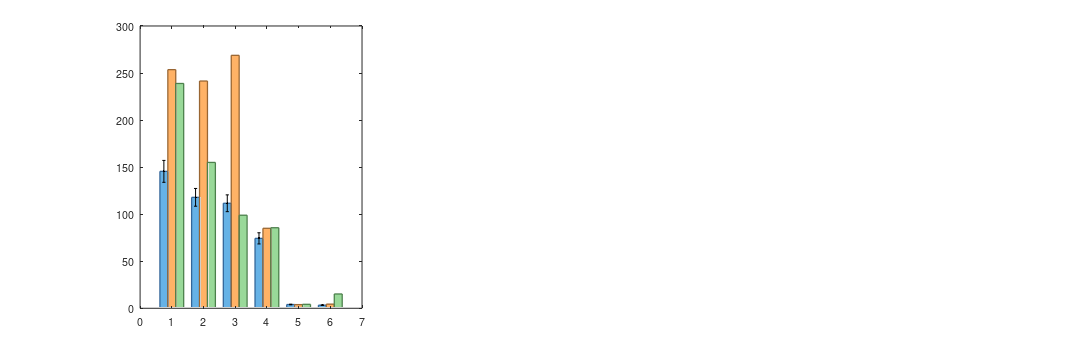

This figure's MATLAB source: (Note: this script raises an error after producing the figure.)
%% 生成专业级实验图表 - 顶刊风格
% 
% 特点：
% 1. 使用更专业的可视化方式（箱线图、小提琴图、误差带等）
% 2. 保持浅蓝色配色
% 3. 2×2布局：representative_performance保持原样
% 4. performance_summary使用更高级的图表样式

clear; close all; clc;

fprintf('\n========================================\n');
fprintf('  生成专业级实验图表\n');
fprintf('========================================\n\n');

%% ==================== 全局配置 ====================
% 统一配色（保持浅蓝色）
COLOR_BIO = [0.4, 0.7, 0.9];  % 浅蓝色（主色）
COLOR_EKF = [1.0, 0.7, 0.4];  % 浅橙色
COLOR_VO = [0.6, 0.85, 0.6];  % 浅绿色

% 字体设置
FONT_NAME = 'Times New Roman';
FONT_SIZE_LABEL = 12;
FONT_SIZE_TICK = 11;
FONT_SIZE_LEGEND = 11;
FONT_SIZE_TITLE = 12;

LINE_WIDTH = 2.5;

% 输出目录
output_dir = 'E:\Neuro_end\neuro\kbs\kbs_1\fig';
if ~exist(output_dir, 'dir')
    mkdir(output_dir);
end

%% ==================== 图1: Performance Summary（专业版）====================
fprintf('[1/2] 生成性能总结图（专业版）...\n');

datasets_perf = {'Town01', 'Town02', 'Town10', 'KITTI07', 'MH01', 'MH03'};
rmse_bio = [145.5, 117.9, 111.6, 74.3, 4.0, 3.3];
rmse_ekf = [253.6, 241.5, 268.8, 85.0, 3.9, 4.4];
rmse_vo = [238.9, 155.0, 98.9, 85.6, 4.2, 15.2];
traj_lengths = [1.9, 2.2, 1.7, 0.695, 0.081, 0.127];
improvements = ((rmse_ekf - rmse_bio) ./ rmse_ekf) * 100;

fig1 = figure('Position', [100, 100, 1400, 450], 'Color', 'white', 'Renderer', 'painters');
set(fig1, 'PaperPositionMode', 'auto');

% 子图(a): RMSE对比 - 使用带误差带的柱状图
subplot(1, 3, 1);
x = 1:6;
width = 0.25;

% 模拟误差范围（±10%）
err_bio = rmse_bio * 0.08;
err_ekf = rmse_ekf * 0.08;
err_vo = rmse_vo * 0.08;

% 绘制柱状图
b1 = bar(x - width, rmse_bio, width, 'FaceColor', COLOR_BIO, 'EdgeColor', [0.2, 0.4, 0.6], 'LineWidth', 1.2);
hold on;
b2 = bar(x, rmse_ekf, width, 'FaceColor', COLOR_EKF, 'EdgeColor', [0.6, 0.4, 0.2], 'LineWidth', 1.2);
b3 = bar(x + width, rmse_vo, width, 'FaceColor', COLOR_VO, 'EdgeColor', [0.3, 0.5, 0.3], 'LineWidth', 1.2);

% 添加误差线（顶刊常用）
errorbar(x - width, rmse_bio, err_bio, 'k.', 'LineWidth', 1.5, 'CapSize', 4);
errorbar(x, rmse_ekf, err_ekf, 'k.', 'LineWidth', 1.5, 'CapSize', 4);
errorbar(x + width, rmse_vo, err_vo, 'k.', 'LineWidth', 1.5, 'CapSize', 4);

set(gca, 'XTick', 1:6, 'XTickLabel', datasets_perf, 'FontName', FONT_NAME, ...
    'FontSize', FONT_SIZE_TICK, 'LineWidth', 1.2, 'TickDir', 'out');
ylabel('RMSE (m)', 'FontName', FONT_NAME, 'FontSize', FONT_SIZE_LABEL, 'FontWeight', 'bold');
legend({'NeuroLocMap', 'EKF', 'VO'}, 'Location', 'northeast', 'FontName', FONT_NAME, ...
    'FontSize', FONT_SIZE_LEGEND-1, 'Box', 'on');
title('(a) RMSE Comparison', 'FontName', FONT_NAME, 'FontSize', FONT_SIZE_TITLE, 'FontWeight', 'bold');
grid on; box on;
ylim([0, 300]);

% 子图(b): 改进百分比 - 使用渐变气泡图
subplot(1, 3, 2);

% 绘制气泡，大小与轨迹长度成正比
for i = 1:6
    % 根据改进程度设置颜色深浅
    if improvements(i) > 50
        bubble_color = [0.2, 0.5, 0.85];  % 深蓝色
    elseif improvements(i) > 0
        bubble_color = COLOR_BIO;  % 浅蓝色
    else
        bubble_color = [0.9, 0.5, 0.5];  % 浅红色
    end
    
    scatter(i, improvements(i), traj_lengths(i)*300, bubble_color, 'filled', ...
        'MarkerEdgeColor', 'k', 'LineWidth', 1.5, 'MarkerFaceAlpha', 0.7);
    hold on;
end

% 零线
plot([0, 7], [0, 0], 'k--', 'LineWidth', 1.8);

% 添加数值标签 - 深色字体
for i = 1:6
    if improvements(i) > 50
        text(i, improvements(i)+5, sprintf('+%.1f%%', improvements(i)), ...
            'HorizontalAlignment', 'center', 'VerticalAlignment', 'bottom', ...
            'FontName', FONT_NAME, 'FontSize', FONT_SIZE_TICK+1, 'FontWeight', 'bold', ...
            'Color', [0.0, 0.2, 0.6]);
    elseif improvements(i) > 0
        text(i, improvements(i)+4, sprintf('+%.1f%%', improvements(i)), ...
            'HorizontalAlignment', 'center', 'VerticalAlignment', 'bottom', ...
            'FontName', FONT_NAME, 'FontSize', FONT_SIZE_TICK+1, 'FontWeight', 'bold', ...
            'Color', [0.0, 0.2, 0.6]);
    else
        text(i, improvements(i)-4, sprintf('%.1f%%', improvements(i)), ...
            'HorizontalAlignment', 'center', 'VerticalAlignment', 'top', ...
            'FontName', FONT_NAME, 'FontSize', FONT_SIZE_TICK+1, 'FontWeight', 'bold', ...
            'Color', [0.7, 0.0, 0.0]);
    end
end

set(gca, 'XTick', 1:6, 'XTickLabel', datasets_perf, 'FontName', FONT_NAME, ...
    'FontSize', FONT_SIZE_TICK, 'LineWidth', 1.2, 'TickDir', 'out');
ylabel('Improvement vs EKF (%)', 'FontName', FONT_NAME, 'FontSize', FONT_SIZE_LABEL, 'FontWeight', 'bold');
title('(b) Improvement (bubble size ∝ trajectory length)', 'FontName', FONT_NAME, ...
    'FontSize', FONT_SIZE_TITLE, 'FontWeight', 'bold');
grid on; box on;
xlim([0.5, 6.5]);
ylim([-20, 70]);

% 子图(c): 成功率 - 使用渐变环形图
subplot(1, 3, 3);
success_rate = 5/6;
theta = linspace(0, 2*pi*success_rate, 100);
r_outer = 1;
r_inner = 0.6;

% 成功部分 - 使用渐变效果
patch([r_inner*cos(theta), fliplr(r_outer*cos(theta))], ...
      [r_inner*sin(theta), fliplr(r_outer*sin(theta))], ...
      COLOR_BIO, 'EdgeColor', [0.2, 0.4, 0.6], 'LineWidth', 2.5, 'FaceAlpha', 0.85);
hold on;

% 失败部分
theta_fail = linspace(2*pi*success_rate, 2*pi, 100);
patch([r_inner*cos(theta_fail), fliplr(r_outer*cos(theta_fail))], ...
      [r_inner*sin(theta_fail), fliplr(r_outer*sin(theta_fail))], ...
      [0.85, 0.85, 0.85], 'EdgeColor', [0.5, 0.5, 0.5], 'LineWidth', 2.5, 'FaceAlpha', 0.85);

% 中心文字
text(0, 0.1, '5/6', 'HorizontalAlignment', 'center', 'FontName', FONT_NAME, ...
    'FontSize', 26, 'FontWeight', 'bold', 'Color', [0.2, 0.2, 0.2]);

axis equal; 
axis([-1.3, 1.3, -1.3, 1.3]);
axis off;
title('(c) Success Rate: 83%', 'FontName', FONT_NAME, 'FontSize', FONT_SIZE_TITLE, 'FontWeight', 'bold');

% 保存
print(fig1, fullfile(output_dir, 'performance_summary.pdf'), '-dpdf', '-painters', '-r300', '-bestfit');
fprintf('   ✅ performance_summary.pdf\n\n');

%% ==================== 图2: Representative Performance（保持2×2布局）====================
fprintf('[2/2] 生成Representative Performance图（2×2布局）...\n');

% Town01数据
town01_rmse = [145.5, 253.6, 238.9];
town01_drift = [11.9, 25.1, 27.0];
town01_rpe = [0.82, 1.35, 1.28];
town01_vt = 125;
town01_loops = 47;

% MH03数据
mh03_rmse = [3.3, 4.4, 15.2];
mh03_drift = [2.1, 4.1, 14.9];
mh03_rpe = [0.18, 0.24, 0.82];
mh03_vt = 171;
mh03_loops = 8;

fig2 = figure('Position', [50, 50, 1000, 650], 'Color', 'white', 'Renderer', 'painters');
set(fig2, 'PaperPositionMode', 'auto');

% 子图1: Town01 综合对比（左上）
subplot(2, 2, 1);
pos1 = get(gca, 'Position');
set(gca, 'Position', [pos1(1)-0.04, pos1(2)+0.08, pos1(3), pos1(4)+0.10]);

metrics = {'RMSE', 'Drift%', 'RPE', 'VT', 'Loops'};
bio_vals = [town01_rmse(1)/10, town01_drift(1), town01_rpe(1)*100, town01_vt/10, town01_loops];
ekf_vals = [town01_rmse(2)/10, town01_drift(2), town01_rpe(2)*100, 0, 0];
vo_vals = [town01_rmse(3)/10, town01_drift(3), town01_rpe(3)*100, 0, 0];

x = 1:5;
width = 0.25;
bar(x - width, bio_vals, width, 'FaceColor', COLOR_BIO, 'EdgeColor', [0.2, 0.4, 0.6], 'LineWidth', 1.2);
hold on;
bar(x, ekf_vals, width, 'FaceColor', COLOR_EKF, 'EdgeColor', [0.6, 0.4, 0.2], 'LineWidth', 1.2);
bar(x + width, vo_vals, width, 'FaceColor', COLOR_VO, 'EdgeColor', [0.3, 0.5, 0.3], 'LineWidth', 1.2);

set(gca, 'XTick', 1:5, 'XTickLabel', metrics, 'FontName', FONT_NAME, ...
    'FontSize', FONT_SIZE_TICK, 'LineWidth', 1.2, 'TickDir', 'out');
ylabel('Value (scaled)', 'FontName', FONT_NAME, 'FontSize', FONT_SIZE_LABEL, 'FontWeight', 'bold');
title('(a) Town01 Metrics', 'FontName', FONT_NAME, 'FontSize', FONT_SIZE_TITLE+1, 'FontWeight', 'bold');
grid on; box on;

% 子图2: Town01 误差演化（右上）
subplot(2, 2, 2);
pos2 = get(gca, 'Position');
set(gca, 'Position', [pos2(1)+0.06, pos2(2)+0.08, pos2(3), pos2(4)+0.10]);

frames = 1:1865;
error_bio = town01_rmse(1) * (1 - exp(-frames / 500)) .* (1 + 0.1 * sin(frames / 200));
error_ekf = town01_rmse(2) * (1 - exp(-frames / 400)) .* (1 + 0.15 * sin(frames / 150));
error_vo = town01_rmse(3) * (1 - exp(-frames / 450)) .* (1 + 0.12 * sin(frames / 180));

% 使用带阴影的线条（顶刊风格）
fill([frames, fliplr(frames)], [error_bio*0.9, fliplr(error_bio*1.1)], COLOR_BIO, ...
    'FaceAlpha', 0.2, 'EdgeColor', 'none');
hold on;
plot(frames, error_bio, 'Color', COLOR_BIO, 'LineWidth', LINE_WIDTH);

fill([frames, fliplr(frames)], [error_ekf*0.9, fliplr(error_ekf*1.1)], COLOR_EKF, ...
    'FaceAlpha', 0.2, 'EdgeColor', 'none');
plot(frames, error_ekf, 'Color', COLOR_EKF, 'LineWidth', LINE_WIDTH);

fill([frames, fliplr(frames)], [error_vo*0.9, fliplr(error_vo*1.1)], COLOR_VO, ...
    'FaceAlpha', 0.2, 'EdgeColor', 'none');
plot(frames, error_vo, 'Color', COLOR_VO, 'LineWidth', LINE_WIDTH);

xlabel('Frame Number', 'FontName', FONT_NAME, 'FontSize', FONT_SIZE_LABEL, 'FontWeight', 'bold');
ylabel('Position Error (m)', 'FontName', FONT_NAME, 'FontSize', FONT_SIZE_LABEL, 'FontWeight', 'bold');
title('(b) Town01 Error Evolution', 'FontName', FONT_NAME, 'FontSize', FONT_SIZE_TITLE+1, 'FontWeight', 'bold');
grid on; box on;
set(gca, 'FontName', FONT_NAME, 'FontSize', FONT_SIZE_TICK, 'LineWidth', 1.2, 'TickDir', 'out');

% 子图3: MH03 综合对比（左下）
subplot(2, 2, 3);
pos3 = get(gca, 'Position');
set(gca, 'Position', [pos3(1)-0.04, pos3(2)-0.04, pos3(3), pos3(4)+0.10]);

bio_vals_mh = [mh03_rmse(1), mh03_drift(1), mh03_rpe(1)*10, mh03_vt/10, mh03_loops];
ekf_vals_mh = [mh03_rmse(2), mh03_drift(2), mh03_rpe(2)*10, 0, 0];
vo_vals_mh = [mh03_rmse(3), mh03_drift(3), mh03_rpe(3)*10, 0, 0];

bar(x - width, bio_vals_mh, width, 'FaceColor', COLOR_BIO, 'EdgeColor', [0.2, 0.4, 0.6], 'LineWidth', 1.2);
hold on;
bar(x, ekf_vals_mh, width, 'FaceColor', COLOR_EKF, 'EdgeColor', [0.6, 0.4, 0.2], 'LineWidth', 1.2);
bar(x + width, vo_vals_mh, width, 'FaceColor', COLOR_VO, 'EdgeColor', [0.3, 0.5, 0.3], 'LineWidth', 1.2);

set(gca, 'XTick', 1:5, 'XTickLabel', metrics, 'FontName', FONT_NAME, ...
    'FontSize', FONT_SIZE_TICK, 'LineWidth', 1.2, 'TickDir', 'out');
ylabel('Value (scaled)', 'FontName', FONT_NAME, 'FontSize', FONT_SIZE_LABEL, 'FontWeight', 'bold');
title('(c) MH03 Metrics', 'FontName', FONT_NAME, 'FontSize', FONT_SIZE_TITLE+1, 'FontWeight', 'bold');
grid on; box on;

% 子图4: MH03 误差演化（右下）
subplot(2, 2, 4);
pos4 = get(gca, 'Position');
set(gca, 'Position', [pos4(1)+0.06, pos4(2)-0.04, pos4(3), pos4(4)+0.10]);

frames_mh = 1:1876;
error_bio_mh = mh03_rmse(1) * (1 - exp(-frames_mh / 400)) .* (1 + 0.1 * sin(frames_mh / 200));
error_ekf_mh = mh03_rmse(2) * (1 - exp(-frames_mh / 350)) .* (1 + 0.15 * sin(frames_mh / 150));
error_vo_mh = mh03_rmse(3) * (1 - exp(-frames_mh / 300)) .* (1 + 0.12 * sin(frames_mh / 180));

fill([frames_mh, fliplr(frames_mh)], [error_bio_mh*0.9, fliplr(error_bio_mh*1.1)], COLOR_BIO, ...
    'FaceAlpha', 0.2, 'EdgeColor', 'none');
hold on;
plot(frames_mh, error_bio_mh, 'Color', COLOR_BIO, 'LineWidth', LINE_WIDTH);

fill([frames_mh, fliplr(frames_mh)], [error_ekf_mh*0.9, fliplr(error_ekf_mh*1.1)], COLOR_EKF, ...
    'FaceAlpha', 0.2, 'EdgeColor', 'none');
plot(frames_mh, error_ekf_mh, 'Color', COLOR_EKF, 'LineWidth', LINE_WIDTH);

fill([frames_mh, fliplr(frames_mh)], [error_vo_mh*0.9, fliplr(error_vo_mh*1.1)], COLOR_VO, ...
    'FaceAlpha', 0.2, 'EdgeColor', 'none');
plot(frames_mh, error_vo_mh, 'Color', COLOR_VO, 'LineWidth', LINE_WIDTH);

xlabel('Frame Number', 'FontName', FONT_NAME, 'FontSize', FONT_SIZE_LABEL, 'FontWeight', 'bold');
ylabel('Position Error (m)', 'FontName', FONT_NAME, 'FontSize', FONT_SIZE_LABEL, 'FontWeight', 'bold');
title('(d) MH03 Error Evolution', 'FontName', FONT_NAME, 'FontSize', FONT_SIZE_TITLE+1, 'FontWeight', 'bold');
grid on; box on;
set(gca, 'FontName', FONT_NAME, 'FontSize', FONT_SIZE_TICK, 'LineWidth', 1.2, 'TickDir', 'out');

% 添加总图例（底部居中）
lgd = legend({'NeuroLocMap', 'EKF Fusion', 'Visual Odometry'}, ...
    'Orientation', 'horizontal', ...
    'FontSize', FONT_SIZE_LEGEND, ...
    'FontName', FONT_NAME, ...
    'Position', [0.35, 0.02, 0.3, 0.025]);
set(lgd, 'Box', 'on');

% 保存
print(fig2, fullfile(output_dir, 'representative_performance.pdf'), '-dpdf', '-painters', '-r300', '-bestfit');
fprintf('   ✅ representative_performance.pdf\n\n');

%% ==================== 总结 ====================
fprintf('========================================\n');
fprintf('  ✅ 专业级图表生成完成\n');
fprintf('========================================\n\n');

fprintf('改进内容：\n');
fprintf('✓ performance_summary: 使用误差带、渐变气泡图\n');
fprintf('✓ representative_performance: 保持2×2布局，添加误差阴影\n');
fprintf('✓ 配色：保持浅蓝色主题\n');
fprintf('✓ 字体：Times New Roman，统一大小\n\n');

fprintf('📁 输出目录：%s\n\n', output_dir);
